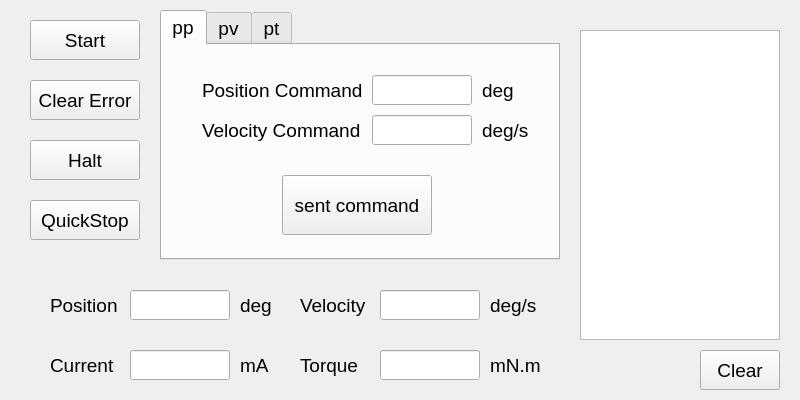
<?xml version="1.0" encoding="UTF-8"?>
<ui version="4.0">
 <class>MotorControl</class>
 <widget class="QWidget" name="MotorControl">
  <property name="geometry">
   <rect>
    <x>0</x>
    <y>0</y>
    <width>800</width>
    <height>400</height>
   </rect>
  </property>
  <property name="minimumSize">
   <size>
    <width>800</width>
    <height>400</height>
   </size>
  </property>
  <property name="maximumSize">
   <size>
    <width>800</width>
    <height>400</height>
   </size>
  </property>
  <property name="sizeIncrement">
   <size>
    <width>0</width>
    <height>0</height>
   </size>
  </property>
  <property name="font">
   <font>
    <pointsize>14</pointsize>
   </font>
  </property>
  <property name="windowTitle">
   <string>MotorControl</string>
  </property>
  <property name="windowIcon">
   <iconset resource="resources.qrc">
    <normaloff>:/icon/think.ico</normaloff>:/icon/think.ico</iconset>
  </property>
  <widget class="QPushButton" name="pushButton_3">
   <property name="geometry">
    <rect>
     <x>30</x>
     <y>200</y>
     <width>110</width>
     <height>40</height>
    </rect>
   </property>
   <property name="text">
    <string>QuickStop</string>
   </property>
  </widget>
  <widget class="QPushButton" name="pushButton_4">
   <property name="geometry">
    <rect>
     <x>30</x>
     <y>80</y>
     <width>110</width>
     <height>40</height>
    </rect>
   </property>
   <property name="text">
    <string>Clear Error</string>
   </property>
  </widget>
  <widget class="QLabel" name="label_5">
   <property name="geometry">
    <rect>
     <x>490</x>
     <y>290</y>
     <width>80</width>
     <height>30</height>
    </rect>
   </property>
   <property name="text">
    <string>deg/s</string>
   </property>
  </widget>
  <widget class="QPushButton" name="pushButton">
   <property name="geometry">
    <rect>
     <x>30</x>
     <y>20</y>
     <width>110</width>
     <height>40</height>
    </rect>
   </property>
   <property name="text">
    <string>Start</string>
   </property>
  </widget>
  <widget class="QLabel" name="label">
   <property name="geometry">
    <rect>
     <x>50</x>
     <y>290</y>
     <width>80</width>
     <height>30</height>
    </rect>
   </property>
   <property name="text">
    <string>Position</string>
   </property>
  </widget>
  <widget class="QLabel" name="label_2">
   <property name="geometry">
    <rect>
     <x>300</x>
     <y>290</y>
     <width>80</width>
     <height>30</height>
    </rect>
   </property>
   <property name="text">
    <string>Velocity</string>
   </property>
  </widget>
  <widget class="QLabel" name="label_3">
   <property name="geometry">
    <rect>
     <x>300</x>
     <y>350</y>
     <width>80</width>
     <height>30</height>
    </rect>
   </property>
   <property name="text">
    <string>Torque</string>
   </property>
  </widget>
  <widget class="QLabel" name="label_6">
   <property name="geometry">
    <rect>
     <x>490</x>
     <y>350</y>
     <width>80</width>
     <height>30</height>
    </rect>
   </property>
   <property name="text">
    <string>mN.m</string>
   </property>
  </widget>
  <widget class="QLabel" name="label_4">
   <property name="geometry">
    <rect>
     <x>240</x>
     <y>290</y>
     <width>80</width>
     <height>30</height>
    </rect>
   </property>
   <property name="text">
    <string>deg</string>
   </property>
  </widget>
  <widget class="QPushButton" name="pushButton_2">
   <property name="geometry">
    <rect>
     <x>30</x>
     <y>140</y>
     <width>110</width>
     <height>40</height>
    </rect>
   </property>
   <property name="text">
    <string>Halt</string>
   </property>
  </widget>
  <widget class="QLineEdit" name="lineEdit">
   <property name="geometry">
    <rect>
     <x>130</x>
     <y>290</y>
     <width>100</width>
     <height>30</height>
    </rect>
   </property>
   <property name="minimumSize">
    <size>
     <width>100</width>
     <height>30</height>
    </size>
   </property>
   <property name="maximumSize">
    <size>
     <width>100</width>
     <height>30</height>
    </size>
   </property>
   <property name="readOnly">
    <bool>true</bool>
   </property>
  </widget>
  <widget class="QLineEdit" name="lineEdit_2">
   <property name="geometry">
    <rect>
     <x>380</x>
     <y>290</y>
     <width>100</width>
     <height>30</height>
    </rect>
   </property>
   <property name="minimumSize">
    <size>
     <width>100</width>
     <height>30</height>
    </size>
   </property>
   <property name="maximumSize">
    <size>
     <width>100</width>
     <height>30</height>
    </size>
   </property>
   <property name="readOnly">
    <bool>true</bool>
   </property>
  </widget>
  <widget class="QLineEdit" name="lineEdit_3">
   <property name="geometry">
    <rect>
     <x>380</x>
     <y>350</y>
     <width>100</width>
     <height>30</height>
    </rect>
   </property>
   <property name="minimumSize">
    <size>
     <width>100</width>
     <height>30</height>
    </size>
   </property>
   <property name="maximumSize">
    <size>
     <width>100</width>
     <height>30</height>
    </size>
   </property>
   <property name="readOnly">
    <bool>true</bool>
   </property>
  </widget>
  <widget class="QTabWidget" name="tabWidget">
   <property name="geometry">
    <rect>
     <x>160</x>
     <y>10</y>
     <width>400</width>
     <height>250</height>
    </rect>
   </property>
   <property name="currentIndex">
    <number>0</number>
   </property>
   <widget class="QWidget" name="tab">
    <attribute name="title">
     <string>pp</string>
    </attribute>
    <widget class="QLineEdit" name="lineEdit_6">
     <property name="geometry">
      <rect>
       <x>210</x>
       <y>30</y>
       <width>100</width>
       <height>30</height>
      </rect>
     </property>
    </widget>
    <widget class="QLabel" name="label_11">
     <property name="geometry">
      <rect>
       <x>320</x>
       <y>30</y>
       <width>50</width>
       <height>30</height>
      </rect>
     </property>
     <property name="text">
      <string>deg</string>
     </property>
    </widget>
    <widget class="QLabel" name="label_12">
     <property name="geometry">
      <rect>
       <x>40</x>
       <y>70</y>
       <width>170</width>
       <height>30</height>
      </rect>
     </property>
     <property name="text">
      <string>Velocity Command</string>
     </property>
    </widget>
    <widget class="QLabel" name="label_13">
     <property name="geometry">
      <rect>
       <x>40</x>
       <y>30</y>
       <width>170</width>
       <height>30</height>
      </rect>
     </property>
     <property name="text">
      <string>Position Command</string>
     </property>
    </widget>
    <widget class="QPushButton" name="pushButton_6">
     <property name="geometry">
      <rect>
       <x>120</x>
       <y>130</y>
       <width>150</width>
       <height>60</height>
      </rect>
     </property>
     <property name="text">
      <string>sent command</string>
     </property>
    </widget>
    <widget class="QLineEdit" name="lineEdit_7">
     <property name="geometry">
      <rect>
       <x>210</x>
       <y>70</y>
       <width>100</width>
       <height>30</height>
      </rect>
     </property>
    </widget>
    <widget class="QLabel" name="label_14">
     <property name="geometry">
      <rect>
       <x>320</x>
       <y>70</y>
       <width>50</width>
       <height>30</height>
      </rect>
     </property>
     <property name="text">
      <string>deg/s</string>
     </property>
    </widget>
   </widget>
   <widget class="QWidget" name="tab_3">
    <attribute name="title">
     <string>pv</string>
    </attribute>
    <widget class="QLineEdit" name="lineEdit_8">
     <property name="geometry">
      <rect>
       <x>210</x>
       <y>50</y>
       <width>100</width>
       <height>30</height>
      </rect>
     </property>
    </widget>
    <widget class="QLabel" name="label_15">
     <property name="geometry">
      <rect>
       <x>40</x>
       <y>50</y>
       <width>170</width>
       <height>30</height>
      </rect>
     </property>
     <property name="text">
      <string>Velocity Command</string>
     </property>
    </widget>
    <widget class="QLabel" name="label_16">
     <property name="geometry">
      <rect>
       <x>320</x>
       <y>50</y>
       <width>50</width>
       <height>30</height>
      </rect>
     </property>
     <property name="text">
      <string>deg/s</string>
     </property>
    </widget>
    <widget class="QPushButton" name="pushButton_7">
     <property name="geometry">
      <rect>
       <x>120</x>
       <y>110</y>
       <width>150</width>
       <height>60</height>
      </rect>
     </property>
     <property name="text">
      <string>sent command</string>
     </property>
    </widget>
   </widget>
   <widget class="QWidget" name="tab_2">
    <attribute name="title">
     <string>pt</string>
    </attribute>
    <widget class="QLineEdit" name="lineEdit_9">
     <property name="geometry">
      <rect>
       <x>210</x>
       <y>50</y>
       <width>100</width>
       <height>30</height>
      </rect>
     </property>
    </widget>
    <widget class="QPushButton" name="pushButton_8">
     <property name="geometry">
      <rect>
       <x>120</x>
       <y>110</y>
       <width>150</width>
       <height>60</height>
      </rect>
     </property>
     <property name="text">
      <string>sent command</string>
     </property>
    </widget>
    <widget class="QLabel" name="label_17">
     <property name="geometry">
      <rect>
       <x>320</x>
       <y>50</y>
       <width>50</width>
       <height>30</height>
      </rect>
     </property>
     <property name="text">
      <string>mN.m</string>
     </property>
    </widget>
    <widget class="QLabel" name="label_18">
     <property name="geometry">
      <rect>
       <x>40</x>
       <y>50</y>
       <width>170</width>
       <height>30</height>
      </rect>
     </property>
     <property name="text">
      <string>Torque Command</string>
     </property>
    </widget>
   </widget>
  </widget>
  <widget class="QPushButton" name="pushButton_5">
   <property name="geometry">
    <rect>
     <x>700</x>
     <y>350</y>
     <width>80</width>
     <height>40</height>
    </rect>
   </property>
   <property name="text">
    <string>Clear</string>
   </property>
  </widget>
  <widget class="QListWidget" name="listWidget">
   <property name="geometry">
    <rect>
     <x>580</x>
     <y>30</y>
     <width>200</width>
     <height>310</height>
    </rect>
   </property>
  </widget>
  <widget class="QLabel" name="label_7">
   <property name="geometry">
    <rect>
     <x>50</x>
     <y>350</y>
     <width>80</width>
     <height>30</height>
    </rect>
   </property>
   <property name="text">
    <string>Current</string>
   </property>
  </widget>
  <widget class="QLineEdit" name="lineEdit_4">
   <property name="geometry">
    <rect>
     <x>130</x>
     <y>350</y>
     <width>100</width>
     <height>30</height>
    </rect>
   </property>
   <property name="minimumSize">
    <size>
     <width>100</width>
     <height>30</height>
    </size>
   </property>
   <property name="maximumSize">
    <size>
     <width>100</width>
     <height>30</height>
    </size>
   </property>
   <property name="readOnly">
    <bool>true</bool>
   </property>
  </widget>
  <widget class="QLabel" name="label_8">
   <property name="geometry">
    <rect>
     <x>240</x>
     <y>350</y>
     <width>80</width>
     <height>30</height>
    </rect>
   </property>
   <property name="text">
    <string>mA</string>
   </property>
  </widget>
 </widget>
 <layoutdefault spacing="6" margin="11"/>
 <resources>
  <include location="resources.qrc"/>
 </resources>
 <connections/>
</ui>
